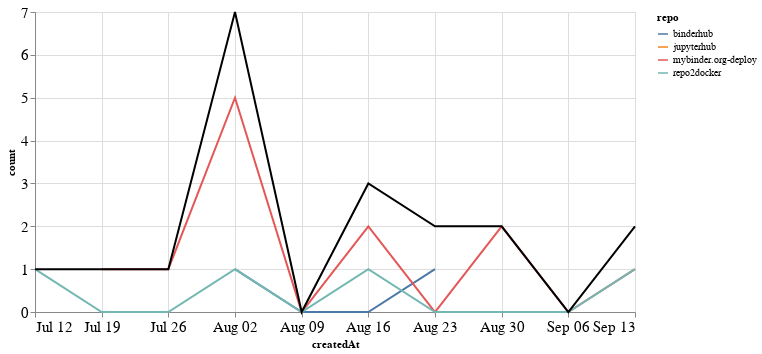

Notebook code cell kept with this figure:
### Markdown cell above
## PRs

### Code cell
prs_time = prs.groupby('repo').resample('W', on='createdAt').count()['author'].reset_index()
prs_time = prs_time.rename(columns={'author': 'count'})
prs_time_total = prs_time.groupby('createdAt').agg({"count": "sum"}).reset_index()

ch1 = alt.Chart(prs_time, width=600).mark_line().encode(
    x='createdAt',
    y='count',
    color='repo',
    tooltip="repo"
)

ch2 = alt.Chart(prs_time_total, width=600).mark_line(color="black").encode(
    x='createdAt',
    y='count',
)

ch1 + ch2

### Figure 1 — Vega-Lite specification as saved in the notebook (floating-point values rounded to 4 significant figures)
{"config": {"axisLeft": {"labelFontSize": 15}, "axisBottom": {"labelFontSize": 15}}, "layer": [{"data": {"name": "data-b937350e2bb4dd0a1a69330b2cb6ac9d"}, "mark": "line", "encoding": {"color": {"type": "nominal", "field": "repo"}, "tooltip": {"type": "nominal", "field": "repo"}, "x": {"type": "temporal", "field": "createdAt"}, "y": {"type": "quantitative", "field": "count"}}, "width": 600}, {"data": {"name": "data-ca9bdeb3c1356cf934e36376c2558ffc"}, "mark": {"type": "line", "color": "black"}, "encoding": {"x": {"type": "temporal", "field": "createdAt"}, "y": {"type": "quantitative", "field": "count"}}, "width": 600}], "$schema": "https://vega.github.io/schema/vega-lite/v4.8.1.json", "datasets": {"data-b937350e2bb4dd0a1a69330b2cb6ac9d": [{"repo": "binderhub", "createdAt": "2020-08-02T00:00:00", "count": 1}, {"repo": "binderhub", "createdAt": "2020-08-09T00:00:00", "count": 0}, {"repo": "binderhub", "createdAt": "2020-08-16T00:00:00", "count": 0}, {"repo": "binderhub", "createdAt": "2020-08-23T00:00:00", "count": 1}, {"repo": "jupyterhub", "createdAt": "2020-08-23T00:00:00", "count": 1}, {"repo": "mybinder.org-deploy", "createdAt": "2020-07-19T00:00:00", "count": 1}, {"repo": "mybinder.org-deploy", "createdAt": "2020-07-26T00:00:00", "count": 1}, {"repo": "mybinder.org-deploy", "createdAt": "2020-08-02T00:00:00", "count": 5}, {"repo": "mybinder.org-deploy", "createdAt": "2020-08-09T00:00:00", "count": 0}, {"repo": "mybinder.org-deploy", "createdAt": "2020-08-16T00:00:00", "count": 2}, {"repo": "mybinder.org-deploy", "createdAt": "2020-08-23T00:00:00", "count": 0}, {"repo": "mybinder.org-deploy", "createdAt": "2020-08-30T00:00:00", "count": 2}, {"repo": "mybinder.org-deploy", "createdAt": "2020-09-06T00:00:00", "count": 0}, {"repo": "mybinder.org-deploy", "createdAt": "2020-09-13T00:00:00", "count": 1}, {"repo": "repo2docker", "createdAt": "2020-07-12T00:00:00", "count": 1}, {"repo": "repo2docker", "createdAt": "2020-07-19T00:00:00", "count": 0}, {"repo": "repo2docker", "createdAt": "2020-07-26T00:00:00", "count": 0}, {"repo": "repo2docker", "createdAt": "2020-08-02T00:00:00", "count": 1}, {"repo": "repo2docker", "createdAt": "2020-08-09T00:00:00", "count": 0}, {"repo": "repo2docker", "createdAt": "2020-08-16T00:00:00", "count": 1}, {"repo": "repo2docker", "createdAt": "2020-08-23T00:00:00", "count": 0}, {"repo": "repo2docker", "createdAt": "2020-08-30T00:00:00", "count": 0}, {"repo": "repo2docker", "createdAt": "2020-09-06T00:00:00", "count": 0}, {"repo": "repo2docker", "createdAt": "2020-09-13T00:00:00", "count": 1}], "data-ca9bdeb3c1356cf934e36376c2558ffc": [{"createdAt": "2020-07-12T00:00:00", "count": 1}, {"createdAt": "2020-07-19T00:00:00", "count": 1}, {"createdAt": "2020-07-26T00:00:00", "count": 1}, {"createdAt": "2020-08-02T00:00:00", "count": 7}, {"createdAt": "2020-08-09T00:00:00", "count": 0}, {"createdAt": "2020-08-16T00:00:00", "count": 3}, {"createdAt": "2020-08-23T00:00:00", "count": 2}, {"createdAt": "2020-08-30T00:00:00", "count": 2}, {"createdAt": "2020-09-06T00:00:00", "count": 0}, {"createdAt": "2020-09-13T00:00:00", "count": 2}]}}
